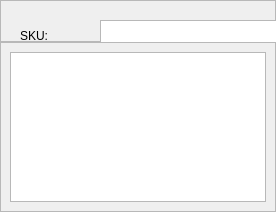
                     <widget class="QWidget" name="SkuList">
                      <layout class="QVBoxLayout" name="verticalLayout_41" stretch="2,8">
                       <property name="spacing">
                        <number>0</number>
                       </property>
                       <property name="leftMargin">
                        <number>0</number>
                       </property>
                       <property name="topMargin">
                        <number>0</number>
                       </property>
                       <property name="rightMargin">
                        <number>0</number>
                       </property>
                       <property name="bottomMargin">
                        <number>0</number>
                       </property>
                       <item>
                        <widget class="QFrame" name="frame_22">
                         <property name="frameShape">
                          <enum>QFrame::Shape::StyledPanel</enum>
                         </property>
                         <property name="frameShadow">
                          <enum>QFrame::Shadow::Raised</enum>
                         </property>
                         <widget class="QLabel" name="label_11">
                          <property name="geometry">
                           <rect>
                            <x>20</x>
                            <y>20</y>
                            <width>71</width>
                            <height>31</height>
                           </rect>
                          </property>
                          <property name="styleSheet">
                           <string notr="true">font: 24pt &quot;Microsoft Himalaya&quot;;
</string>
                          </property>
                          <property name="text">
                           <string>SKU:</string>
                          </property>
                         </widget>
                         <widget class="QTextEdit" name="skuInput">
                          <property name="geometry">
                           <rect>
                            <x>100</x>
                            <y>20</y>
                            <width>321</width>
                            <height>31</height>
                           </rect>
                          </property>
                          <property name="styleSheet">
                           <string notr="true">color: rgb(0, 0, 0);</string>
                          </property>
                         </widget>
                         <widget class="QPushButton" name="skuQueryBtn">
                          <property name="geometry">
                           <rect>
                            <x>680</x>
                            <y>30</y>
                            <width>111</width>
                            <height>61</height>
                           </rect>
                          </property>
                          <property name="styleSheet">
                           <string notr="true">QPushButton {
font: 18px,bold, &quot;微软雅黑&quot;;
border: 2px solid #0256FF;
border-radius: 12px;	
background-color: #0256FF;
color: #FFFFFF;
padding: 4px 20px;
margin-bottom: 2px;
margin-left: 4px;
}

QPushButton:hover {
    background-color: #BFBFBF;
	border: 2px solid #BFBFBF;
}</string>
                          </property>
                          <property name="text">
                           <string>查询</string>
                          </property>
                         </widget>
                         <widget class="QPushButton" name="redoBtn">
                          <property name="geometry">
                           <rect>
                            <x>800</x>
                            <y>30</y>
                            <width>101</width>
                            <height>61</height>
                           </rect>
                          </property>
                          <property name="styleSheet">
                           <string notr="true">QPushButton {
font: 18px,bold, &quot;微软雅黑&quot;;
border: 2px solid #0256FF;
border-radius: 12px;	
background-color: #0256FF;
color: #FFFFFF;
padding: 4px 20px;
margin-bottom: 2px;
margin-left: 4px;
}

QPushButton:hover {
    background-color: #BFBFBF;
	border: 2px solid #BFBFBF;
}</string>
                          </property>
                          <property name="text">
                           <string>重置</string>
                          </property>
                         </widget>
                         <widget class="QLabel" name="label_14">
                          <property name="geometry">
                           <rect>
                            <x>20</x>
                            <y>70</y>
                            <width>71</width>
                            <height>31</height>
                           </rect>
                          </property>
                          <property name="styleSheet">
                           <string notr="true">font: 24pt &quot;Microsoft Himalaya&quot;;
</string>
                          </property>
                          <property name="text">
                           <string>Time：</string>
                          </property>
                         </widget>
                         <widget class="QDateEdit" name="startDateEdit">
                          <property name="geometry">
                           <rect>
                            <x>100</x>
                            <y>80</y>
                            <width>122</width>
                            <height>23</height>
                           </rect>
                          </property>
                          <property name="styleSheet">
                           <string notr="true">color: rgb(0, 0, 0);</string>
                          </property>
                          <property name="dateTime">
                           <datetime>
                            <hour>16</hour>
                            <minute>0</minute>
                            <second>0</second>
                            <year>1998</year>
                            <month>12</month>
                            <day>28</day>
                           </datetime>
                          </property>
                         </widget>
                         <widget class="QDateEdit" name="endDateEdit">
                          <property name="geometry">
                           <rect>
                            <x>290</x>
                            <y>80</y>
                            <width>122</width>
                            <height>23</height>
                           </rect>
                          </property>
                          <property name="styleSheet">
                           <string notr="true">color: rgb(0, 0, 0);</string>
                          </property>
                         </widget>
                        </widget>
                       </item>
                       <item>
                        <widget class="QFrame" name="frame_28">
                         <property name="frameShape">
                          <enum>QFrame::Shape::StyledPanel</enum>
                         </property>
                         <property name="frameShadow">
                          <enum>QFrame::Shadow::Raised</enum>
                         </property>
                         <layout class="QHBoxLayout" name="horizontalLayout_27">
                          <item>
                           <widget class="ReportTableView" name="reportTableView"/>
                          </item>
                         </layout>
                        </widget>
                       </item>
                      </layout>
                     </widget>
